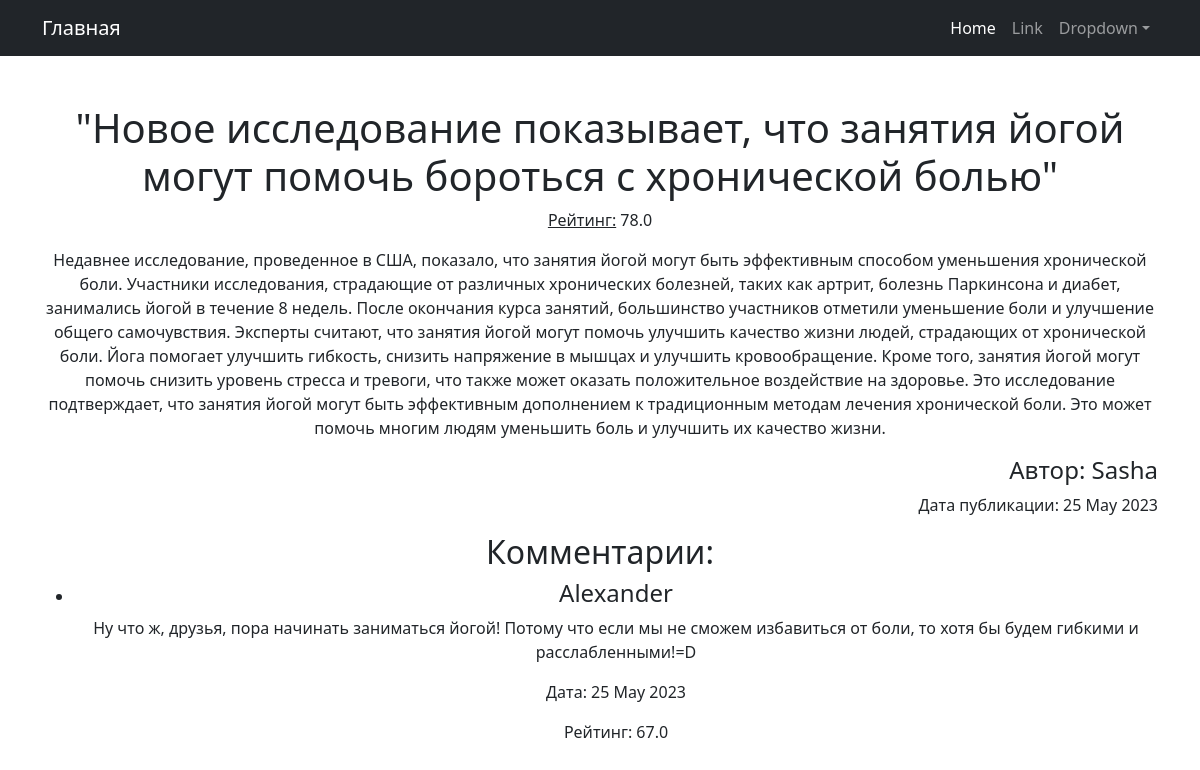
Screenshot of /news/3 with the database file from the repository.
### news/models.py (models this page shows, shortened)
class Post(models.Model):
    POST_TYPE_CHOICES = [
        ('article', 'статья'),
        ('news', 'новость')
    ]
    author = models.ForeignKey(Author, on_delete=models.CASCADE)
    post_type = models.CharField(max_length=15, choices=POST_TYPE_CHOICES)
    date_time = models.DateTimeField(auto_now_add=True)
    post_category = models.ManyToManyField(Category, through='PostCategory')
    title = models.CharField(max_length=200)
    content = models.TextField()
    rating = models.FloatField(default=0)

class Author(models.Model):
    user = models.OneToOneField(User, on_delete=models.CASCADE)
    rating = models.FloatField(default=0)

class Comment(models.Model):
    post = models.ForeignKey(Post, on_delete=models.CASCADE, related_name='comments')
    user = models.ForeignKey(User, on_delete=models.CASCADE)
    text = models.TextField()
    date_time = models.DateTimeField(auto_now_add=True)
    rating = models.FloatField(default=0)

### news/views.py (the view)
# urls.py: path('<int:pk>', PieceOfNewsDetail.as_view())
class PieceOfNewsDetail(DetailView):
    model = Post
    template_name = 'piece_of_news.html'
    context_object_name = 'piece_of_news'
    def get_context_data(self, **kwargs):
        context = super().get_context_data(**kwargs)
        post = self.object
        context['comments'] = post.comments.all()
        return context

### news/templatetags/custom_filters.py (called while the page is built)
@register.filter()
def censor(text: str):
    ban_words = ['пизд', 'хуй', 'сука', 'ебал', 'твар', 'мраз', 'ёбан', 'мудак', 'гнид', 'пезд', 'хули', 'хуе',
                 'пидор', 'пидр', 'педик', 'шлюх', 'гандон', 'ебан', 'блядь']
    words = text.split()
    filtered_words = []
    for word in words:
        for ban_word in ban_words:
            if ban_word in word.lower():
                word = '*' * len(word)
                break
        filtered_words.append(word)
    filtered_text = ' '.join(filtered_words)
    return filtered_text

### templates/piece_of_news.html (shortened to what this page needs)
{% extends 'flatpages/default.html' %}
{% load custom_filters %}
{% block content %}
  <h1>{{ piece_of_news.title }}</h1>
  <p><span style="text-decoration: underline;">Рейтинг:</span> {{ piece_of_news.rating }}</p>
  <p>{{ piece_of_news.content|censor }}</p>
  <div style="text-align: right;">
    <h4>Автор: {{ piece_of_news.author.user }}</h4>
    <p>Дата публикации: {{ piece_of_news.date_time|date:'d F Y' }}</p>
  </div>
  <h2>Комментарии:</h2>
  <ul>
    {% for comment in comments %}
      <li>
        <h4>{{ comment.user }}</h4>
        <p>{{ comment.text|censor }}</p>
        <p>Дата: {{ comment.date_time|date:'d F Y' }}</p>
        <p>Рейтинг: {{ comment.rating }}</p>
      </li>
    {% empty %}
      <p>Пока нет комментариев.</p>
    {% endfor %}
  </ul>
{% endblock content %}

### rows the page displays
Post: title "\"Новое исследование показывает, что занятия йогой могут помочь бороться с хронической болью\"", rating "78.0", content|censor "Недавнее исследование, проведенное в США, показало, что занятия йогой могут быть эффективным способом уменьшения хронической боли. Участники исследования, страдающие от различных хронических болезней, таких как артрит, болезнь Паркинсона и диабет, занимались йогой в течение 8 недель. После окончания курса занятий, большинство участников отметили уменьшение боли и улучшение общего самочувствия. Эксперты считают, что занятия йогой могут помочь улучшить качество жизни людей, страдающих от хронической боли. Йога помогает улучшить гибкость, снизить напряжение в мышцах и улучшить кровообращение. Кроме того, занятия йогой могут помочь снизить уровень стресса и тревоги, что также может оказать…", author.user "Sasha", date_time "25 May 2023"
Comment: user "Alexander", text|censor "Ну что ж, друзья, пора начинать заниматься йогой! Потому что если мы не сможем избавиться от боли, то хотя бы будем гибкими и расслабленными!=D", date_time "25 May 2023", rating "67.0"
